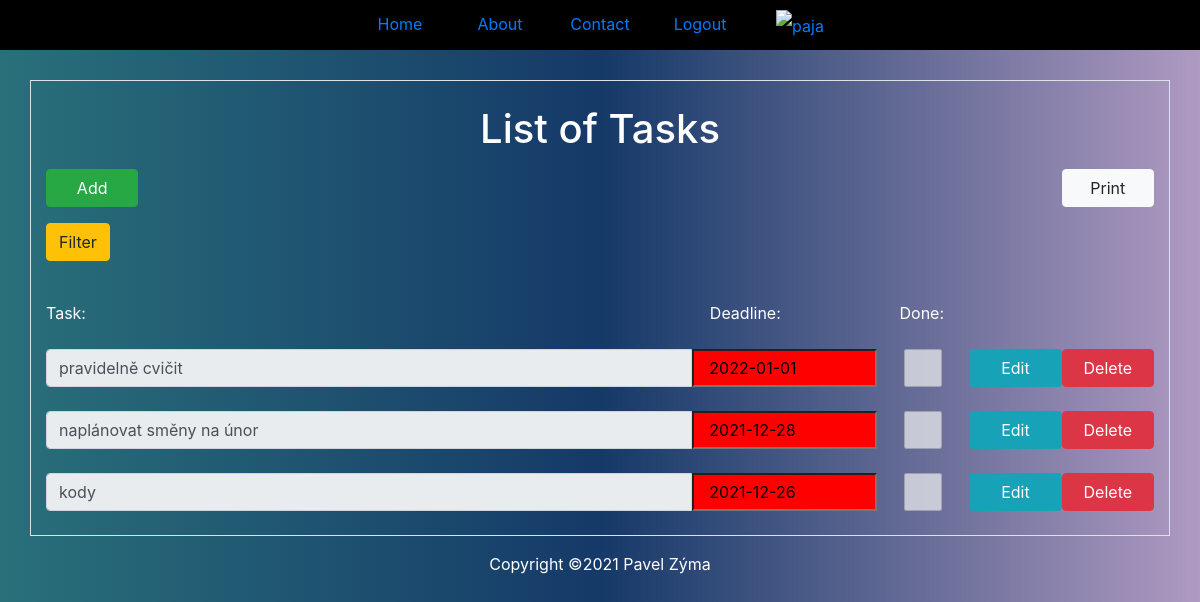
The app's page /todolist (signed in), older data.
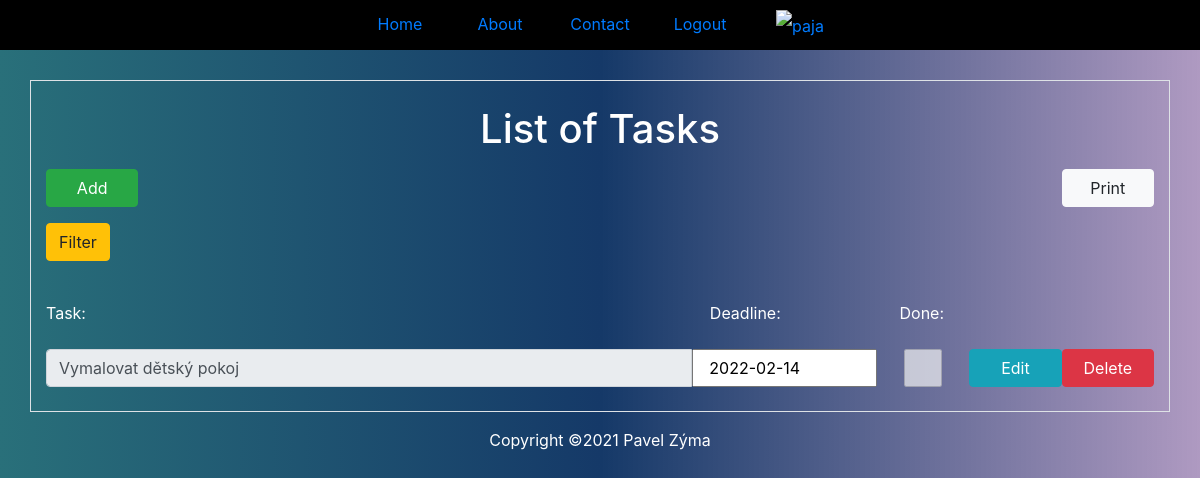
The same page, newer data.
### tables this page shows
CREATE TABLE "tasks" (
	"id"	INTEGER,
	"task"	TEXT,
	"execdate"	NUMERIC,
	"ok"	INTEGER,
	"user_id"	INTEGER,
	PRIMARY KEY("id" AUTOINCREMENT)
);

### app.py (the view)
@app.route("/todolist", methods=["POST","GET"])
def todolist():
    user_id=session["user_id"]
    user=session["user"]
    records=create_db.get_data(user_id,"execdate")
    if request.args.get("submit")=="Savedate":
        records=create_db.get_data(user_id,"savedate")
    elif request.args.get("submit")=="History":
        records=create_db.get_data(user_id,"ok")
    elif request.args.get("submit")=="All":
        records=create_db.get_data(user_id)
    if user:
        print(user)
        return render_template("index.html",user=user,records=records,success=True)
    return render_template("index.html",success=False)

### package/create_db.py (called while the page is built)
def get_data(user,col="id"):
    con=sqlite3.connect("package/db/todolist.db")
    cur=con.cursor()
    if col=="savedate":
        sql="SELECT * FROM tasks WHERE user_id=? and ok=0 ORDER BY id"
        cur.execute(sql,(user,))
    elif col=="execdate":
        sql="SELECT * FROM tasks WHERE user_id=? and ok=0 ORDER BY execdate DESC"
        cur.execute(sql,(user,))
    elif col=="id":
        sql="SELECT * FROM tasks WHERE user_id=?"
        cur.execute(sql,(user,))
    elif col =="ok":
        sql="SELECT * FROM tasks WHERE user_id=? and ok=1 ORDER BY execdate DESC"
        cur.execute(sql,(user,))
    records=cur.fetchall()
    con.close()
    return records

### templates/index.html (shortened to what this page needs)
    {% extends "base.html" %}
    {% block content%}
	{% if success %}
	<div class="container border" style="margin-top: 80px;" >
		<p><h1 class="text-center text-white text-decoration mt-4">List of Tasks</h1></p>
		<div class=" mx-auto">
			<form action="/todolist" class="my-3">
				<div class="  clearfix">
					<a href="/add"class="btn btn-success col-md-1 " name="add">Add</a>
					<a href="" onclick="print()" class="btn btn-light col-md-1 float-right" name="Print">Print</a>
				</div>
				<div id=menu>
					<div id="item" class="btn btn-warning my-3">Filter</div>
				</div>
			</form>
			<div class="row my-4" >
				<div class="col-md-7 text-white">Task:</div>
				<div class="col-md-2 text-white">Deadline:</div>
				<div class="col-md-1 text-white">Done:</div>
			</div>
			<form action="" class="text-center">
				{% for record in records %}
				<div class="input-group datum2">
					<input type="text" readonly="readonly" class="form-control col-md-7 " name="ukol" id="ukol" value="{{ record[1] }}" >
					<input type="text" readonly="readonly" class="form-control-date col-md-2  datum3"  name="execdate"  value="{{ record[2] }}">
					{% if record[3]==1 %}
						<input type="checkbox" value=1 disabled checked id="checkbox"  class=" form-control col-md-1  ifchecked">
					{% else %}
						<input type="checkbox" value=0 disabled id="checkbox" class=" form-control col-md-1 ifchecked">
					{% endif %}
					<a href="/edit?id={{record[0]}}"  class="col-md-1 btn btn-info" name="edit">Edit</a>
					<a href="/del?id={{ record[0] }}"  class="col-md-1 btn btn-danger" name="delete" >Delete</a>
				</div>
				<br>
				{% endfor %}
			</form>
		</div>
	</div>
		{% endif %}
	{% endblock %}

Row changes from the older to the newer data that the page shows:
no longer on this page (row edited): tasks: ukol "pravidelně cvičit", execdate "2022-01-01"
no longer on this page (row edited): tasks: ukol "naplánovat směny na únor", execdate "2021-12-28"
no longer on this page (row edited): tasks: ukol "kody", execdate "2021-12-26"
added tasks: ukol "Vymalovat dětský pokoj", execdate "2022-02-14"
